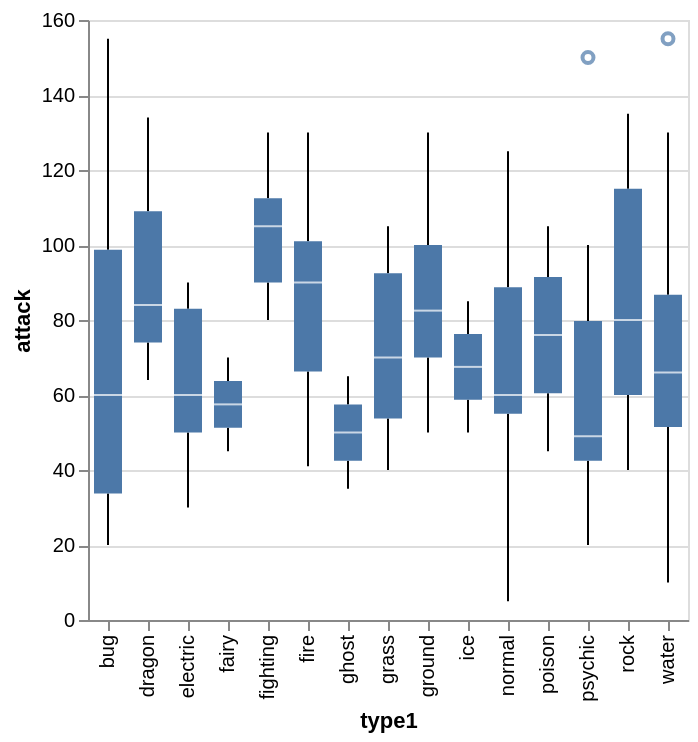

The code cell stored with this chart in its notebook:
### Code cell
alt.Chart(df).mark_boxplot().encode(
    x = 'type1', 
    y = 'attack', 
    tooltip=['name', 'type1']
)

### Figure 1 — Vega-Lite specification as saved in the notebook (floating-point values rounded to 4 significant figures; data arrays with more than 128 entries replaced by an {"elided": "..."} marker saying what was removed)
{"config": {"view": {"continuousWidth": 300, "continuousHeight": 300}}, "data": {"name": "data-6d2ba33157fdd47daf73c52c1d0ec124"}, "mark": {"type": "boxplot"}, "encoding": {"tooltip": [{"field": "name", "type": "nominal"}, {"field": "type1", "type": "nominal"}], "x": {"field": "type1", "type": "nominal"}, "y": {"field": "attack", "type": "quantitative"}}, "$schema": "https://vega.github.io/schema/vega-lite/v5.20.1.json", "datasets": {"data-6d2ba33157fdd47daf73c52c1d0ec124": {"elided": "151 records"}}}
